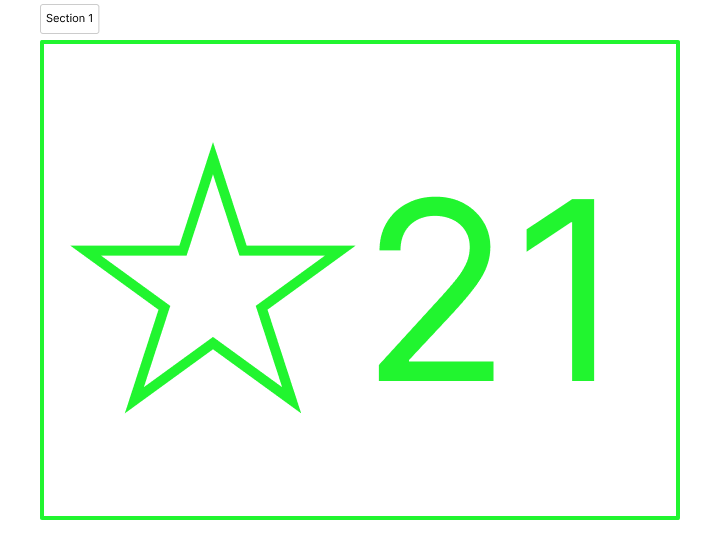
#> input picture Section 1.png, 720 x 560 px
$ python -i convert_to_g4.py   (imports and definitions only)
#> lines starting #> are read from the running program, lines starting #| are printed output that depends on the picture
import argparse
from PIL import Image, ImageOps
import numpy as np
import os
import sys

try:
    import tkinter as tk
    from tkinter import filedialog, messagebox
except Exception:
    tk = None

def to_g4_bytes(img, gamma=None, invert=False):
    if img.mode != "L":
        img = img.convert("L")
    arr = np.asarray(img).astype(np.float32) / 255.0
    if gamma and gamma > 0:
        arr = np.power(arr, gamma)
    if invert:
        arr = 1.0 - arr
    g4 = np.clip(np.round(arr * 15.0), 0, 15).astype(np.uint8)
    return g4

def write_header(g4, width, height, name, out_path):
    total = width * height
    with open(out_path, "w", encoding="utf-8") as f:
        f.write("#pragma once\n#include <stdint.h>\n\n")
        f.write("typedef uint8_t u8;\ntypedef uint16_t u16;\ntypedef uint32_t u32;\n\n")
        f.write(f"const u16 {name}_width = {width};\n")
        f.write(f"const u16 {name}_height = {height};\n")
        f.write(f"const u32 {name}_size = {total};\n\n")
        f.write(f"const u8 {name}_data[{total}] = {{\n")
        line = []
        for i, v in enumerate(g4.flatten()):
            line.append(f"0x{int(v):02x}")
            if len(line) >= 16:
                f.write("  " + ", ".join(line) + ",\n")
                line = []
        if line:
            f.write("  " + ", ".join(line) + ",\n")
        f.write("};\n")

# [102 lines left out: function run_gui, not called in this run]

def main():
    ap = argparse.ArgumentParser(description="Convert PNG to 4-bit grayscale header/bin for AR display")
    ap.add_argument("input", nargs='?', help="input PNG")
    ap.add_argument("--out-header", default="converted_image.h", help="output .h path")
    ap.add_argument("--out-bin", default="converted_image.bin", help="output .bin path (raw 0..15 per pixel)")
    ap.add_argument("--name", default="converted_image", help="symbol prefix in header")
    ap.add_argument("--width", type=int, default=640, help="target width (default 640)")
    ap.add_argument("--height", type=int, default=480, help="target height (default 480)")
    ap.add_argument("--keep-aspect", action="store_true", help="keep aspect with letterbox (black)")
    ap.add_argument("--gamma", type=float, default=None, help="optional gamma (e.g. 0.9 or 1.2)")
    ap.add_argument("--invert", action="store_true", help="invert grayscale before quantize (optional)")
    ap.add_argument("--ui", action="store_true", help="launch GUI")
    args = ap.parse_args()

    if args.ui or args.input is None:
        return run_gui()

    img = Image.open(args.input)
#> img is the input picture: PIL image 720x560 RGBA; mean R, G, B, A 3.8, 21.1, 4.9, 21
    if args.keep_aspect:
        img = ImageOps.pad(img.convert("L"), (args.width, args.height), method=Image.Resampling.LANCZOS, color=0)
    else:
        img = img.convert("L").resize((args.width, args.height), Image.Resampling.LANCZOS)
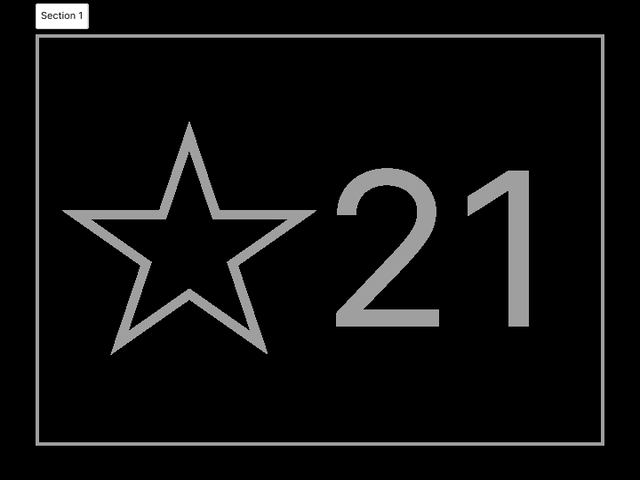
#> img: PIL image 640x480 L; min 0, max 255, mean 14.3

    g4 = to_g4_bytes(img, gamma=args.gamma, invert=args.invert)

    write_header(g4, args.width, args.height, args.name, args.out_header)
#> after the loop in write_header, `for i, v in enumerate(g4.flatten()):`: line = []

    with open(args.out_bin, "wb") as fb:
        fb.write(g4.tobytes())

    print(f"Done. header: {os.path.abspath(args.out_header)}  bin: {os.path.abspath(args.out_bin)}")

# [2 lines not run here, left out]

>>> result = main()
